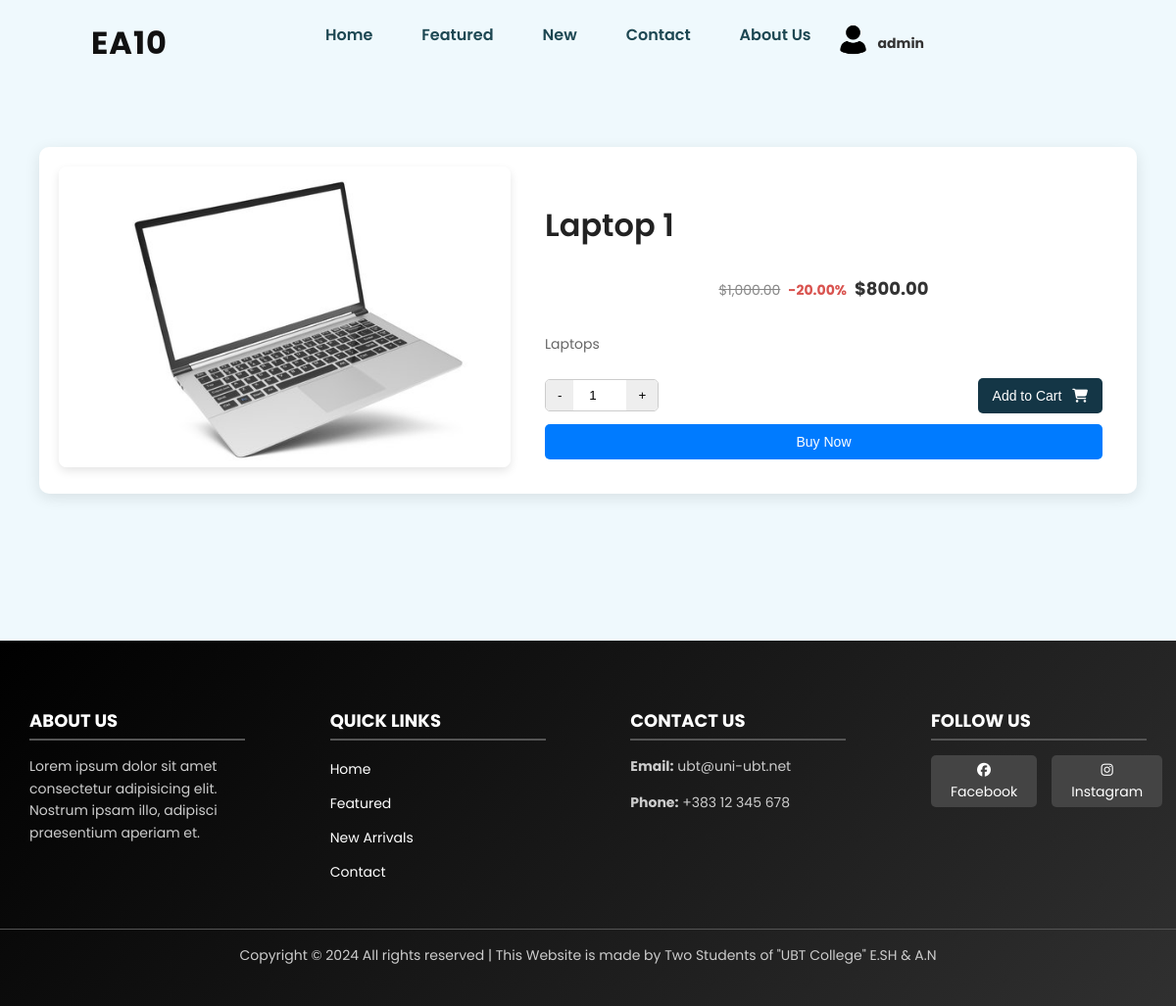
/product.php?id=1 (signed in), run on the app's committed database.
### tables this page shows
CREATE TABLE `products` (
  `id` int(11) NOT NULL,
  `name` varchar(255) NOT NULL,
  `category` varchar(100) NOT NULL,
  `price` decimal(10,2) NOT NULL,
  `discount` decimal(5,2) DEFAULT 0.00,
  `image` varchar(255) NOT NULL,
  `quantity` int(11) NOT NULL
);

### product.php (the view, shortened to what this page needs)
<?php
include 'config.php';
$product_id = intval($_GET['id']);
$query = "SELECT * FROM products WHERE id = ?";
$stmt = $con->prepare($query);
$stmt->bind_param("i", $product_id);
$stmt->execute();
$result = $stmt->get_result();
$product = $result->fetch_assoc();
?>
<!DOCTYPE html>
<html lang="en">
<head>
    <link rel="stylesheet" href="style.css">
</head>
<body>
     <header>
            <a href="#" class="logo">EA10</a>
            <ul class="navlist">
                <li><a href="index.php">Home</a></li>
                <li><a href="#featured">Featured</a></li>
                <li><a href="#new-arrivals">New</a></li>
                <li><a href="contact.html">Contact</a></li>
                <li><a href="aboutus.php">About Us</a></li>
                <?php if (isset($_SESSION['user_id'])): ?>
                    <li class="user-section">
                        <div class="user-icon">
                            <img src="img/user-icon.png" alt="User Icon">
                        </div>
                        <span class="user-name" ><?= htmlspecialchars($_SESSION['user_name']); ?></span>
                    </li>
                <?php else: ?>
                    <li><a href="login.php">LogIn</a></li>
                <?php endif; ?>
            </ul>
        </header>
    <main>
        <div class="container">
            <div class="product-page">
                <div class="product-images">
                    <img src="<?= htmlspecialchars($product['image']); ?>" class="main-image" id="mainImage">
                </div>
                <div class="product-details">
                    <h1 class="product-title"><?= htmlspecialchars($product['name']); ?></h1>
                    <div class="price-container">
                        <span class="original-price">$<?= number_format($product['price'], 2); ?></span>
                        <span class="discount">-<?= $product['discount']; ?>%</span>
                        <span class="final-price">$<?= number_format($product['price'] * (1 - $product['discount'] / 100), 2); ?></span>
                    </div>
                    <p class="description"><?= htmlspecialchars($product['category']); ?></p>
                    <form action="add_to_cart.php" method="POST" style="display: flex; align-items: center; gap: 15px;">
                        <div style="display: flex; align-items: center; border: 1px solid #ccc; border-radius: 5px; overflow: hidden;">
                            <button type="button" onclick="decreaseQuantity()" style="padding: 8px 12px; background: #eee; border: none;">-</button>
                            <input type="number" name="quantity" id="quantity" value="1" min="1" max="<?= $product['quantity']; ?>"
                                style="width: 50px; text-align: center; border: none;">
                            <button type="button" onclick="increaseQuantity()" style="padding: 8px 12px; background: #eee; border: none;">+</button>
                        </div>
                        <button type="submit" class="add-to-cart" style="margin-left: auto;">Add to Cart <i class="fa-solid fa-cart-shopping"></i></button>
                    </form>
                    <button class="buy-now">Buy Now</button>
                </div>
            </div>
        </div>
    </main>
    <footer class="footer">
        <div class="footer-container">
            <div class="footer-about">
                <h3>About Us</h3>
                <p>Lorem ipsum dolor sit amet consectetur adipisicing elit. Nostrum ipsam illo, adipisci praesentium aperiam et.</p>
            </div>
            <div class="footer-links">
                <h3>Quick Links</h3>
                <ul>
                    <li><a href="index.php">Home</a></li>
                    <li><a href="#featured">Featured</a></li>
                    <li><a href="#new-arrivals">New Arrivals</a></li>
                    <li><a href="contact.html">Contact</a></li>
                </ul>
            </div>
            <div class="footer-contact">
                <h3>Contact Us</h3>
                <p><strong>Email:</strong> ubt@uni-ubt.net</p>
                <p><strong>Phone:</strong> +383 12 345 678</p>
            </div>
            <div class="footer-social">
                <h3>Follow Us</h3>
                <div class="social-icons">
                    <a href="https://www.facebook.com/ubthighereducationinstitution/" target="_blank" class="facebook"><i class="fa-brands fa-facebook"></i> Facebook</a>
                    <a href="https://www.instagram.com/ubt_official/?hl=en" target="_blank" class="instagram"><i class="fa-brands fa-instagram"></i> Instagram</a>
                </div>
            </div>
        </div>
        <div class="footer-bottom">
            <p>Copyright © 2024 All rights reserved | This Website is made by Two Students of "UBT College" E.SH & A.N</p>
        </div>
    </footer>
</body>
</html>

### style.css (style rules this page uses)
body { font-family: 'Poppins', sans-serif; background-color: #eff9fd; margin: 0; padding: 0; overflow-x: hidden; }
header { width: 100%; top: 0; right: 0; z-index: 1000; background-color:transparent; transition:0.3s; position: fixed; display: flex; align-items: center; justify-content: space-between; padding: 7px; }
.logo { padding-left: 100px; font-size: 32px; font-weight: 700; letter-spacing: 1px; color: #111111; text-decoration: none; }
.navlist { display: flex; list-style: none; padding-right: 250px; }
.navlist a { text-decoration: none; color: #1d4752; font-weight: 600; padding: 10px 25px; font-size: 16px; transition: 0.3s; }
.product-details { padding: 15px; }
.product-details p { font-size: 14px; color: #666; margin-bottom: 10px; }
.price-container { display: flex; justify-content: center; align-items: baseline; gap: 8px; }
.original-price { font-size: 14px; color: #888; text-decoration: line-through; }
.discount { font-size: 14px; color: #d9534f; font-weight: bold; }
.final-price { font-size: 18px; color: #333; font-weight: 700; }
.add-to-cart, .buy-now { padding: 10px 15px; border: none; border-radius: 5px; cursor: pointer; font-size: 14px; transition: background-color 0.3s; }
.add-to-cart { background-color: #143646; color: white; }
.add-to-cart i { padding-left: 7px; }
.buy-now { background-color: #007bff; color: white; }
.footer { background: linear-gradient(135deg, #000000, #303030); color: #eaeaea; padding: 40px 0; text-align: left; }
.footer-container { display: flex; justify-content: space-between; align-items: flex-start; flex-wrap: wrap; max-width: 1200px; margin: 0 auto; padding: 0 20px; }
.footer-about, .footer-links, .footer-contact, .footer-social { width: 220px; margin: 10px; }
.footer h3 { font-size: 18px; margin-bottom: 15px; text-transform: uppercase; color: #fff; border-bottom: 2px solid #555; padding-bottom: 5px; }
.footer p { font-size: 14px; line-height: 1.6; color: #ccc; }
.footer-links ul { list-style: none; padding: 0; }
.footer-links ul li { margin-bottom: 10px; }
.footer-links ul li a { text-decoration: none; font-size: 14px; color: #ffffff; transition:0.3s; }
.footer-social { margin-top: 10px; }
.social-icons { display: flex; gap: 15px; }
.social-icons a { text-decoration: none; text-align: center; font-size: 14px; color: #ffffff; padding: 5px 20px; background: #444444; border-radius: 5px; transition:0.3s ; }
.social-icons i { padding-bottom: 5px; }
.footer-bottom { text-align: center; font-size: 14px; color: #aaaaaa; margin-top: 20px; padding-top: 15px; border-top: 1px solid #555555; }
.footer-bottom p { margin: 0; }
.container { width: 90%; max-width: 1200px; margin: 150px auto; padding: 20px; background-color: #fff; border-radius: 10px; box-shadow: 0 4px 15px rgba(0, 0, 0, 0.1); }
.product-page { display: flex; flex-wrap: wrap; gap: 20px; }
.product-images { flex: 1 1 40%; }
.main-image { width: 100%; border-radius: 8px; box-shadow: 0 4px 10px rgba(0, 0, 0, 0.1); }
.product-details { flex: 1 1 50%; display: flex; flex-direction: column; justify-content: space-between; }
.product-title { font-size: 2rem; font-weight: 600; margin-bottom: 15px; color: #222; }
.description { margin: 20px 0; color: #555; font-size: 1rem; line-height: 1.8; }
.user-section { display: flex; align-items: center; gap: 8px; }
.user-icon img { width: 35px; height: 35px; border-radius: 50%; cursor: pointer; }
.user-name { font-size: 14px; font-weight: bold; color: #333; white-space: nowrap; }

### product.php (style rules this page uses)
.product-details { padding: 15px; }
.product-details p { font-size: 14px; color: #666; margin-bottom: 10px; }
.price-container { display: flex; justify-content: center; align-items: baseline; gap: 8px; }
.original-price { font-size: 14px; color: #888; text-decoration: line-through; }
.discount { font-size: 14px; color: #d9534f; font-weight: bold; }
.final-price { font-size: 18px; color: #333; font-weight: 700; }
.add-to-cart, .buy-now { padding: 10px 15px; border: none; border-radius: 5px; cursor: pointer; font-size: 14px; transition: background-color 0.3s; }
.add-to-cart { background-color: #143646; color: white; }
.add-to-cart i { padding-left: 7px; }
.buy-now { background-color: #007bff; color: white; }

### data on the page
products: image (picture), name "Laptop 1", price "1,000.00", discount "20.00", $product['price'] * (1 - $product['discount'] / 100) "800.00", category "Laptops"

### other printed values
$_SESSION['user_name'] "admin"
